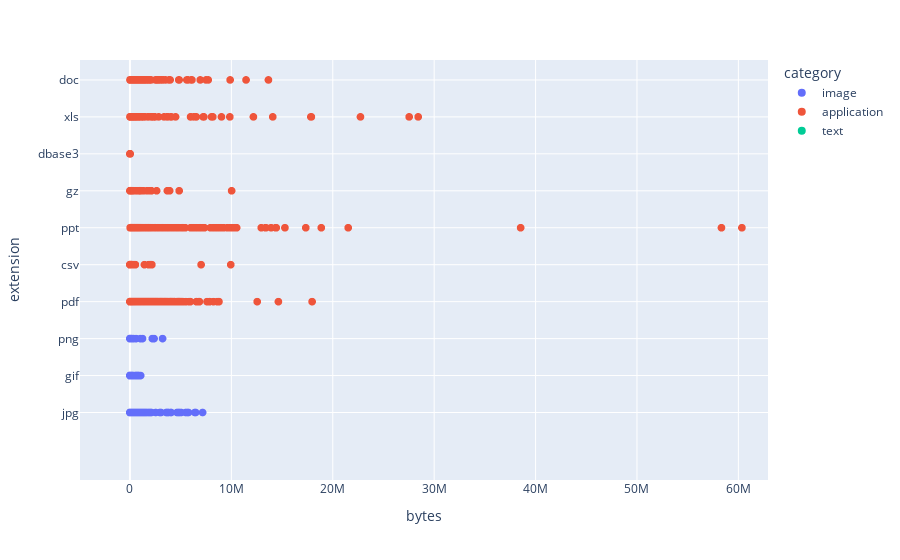

The notebook cell saved with this chart:
### Code cell
import plotly.express as px
fig = px.scatter(df, x='bytes', y='extension', color='category',height=600)
fig.update_traces(marker_size=8)
fig.update_layout(scattermode="group", scattergap=.25)
fig.show()

### Figure 1 — Plotly figure (JSON) as saved in the notebook; plotly's stock layout.template omitted (floating-point values rounded to 4 significant figures; data arrays with more than 128 entries replaced by an {"elided": "..."} marker saying what was removed)
{"data": [{"hovertemplate": "category=image<br>bytes=%{x}<br>extension=%{y}<extra></extra>", "legendgroup": "image", "marker": {"color": "#636efa", "size": 8, "symbol": "circle"}, "mode": "markers", "name": "image", "showlegend": true, "type": "scattergl", "x": {"elided": "1461 int values"}, "xaxis": "x", "y": {"elided": "1461 str values"}, "yaxis": "y"}, {"hovertemplate": "category=application<br>bytes=%{x}<br>extension=%{y}<extra></extra>", "legendgroup": "application", "marker": {"color": "#EF553B", "size": 8, "symbol": "circle"}, "mode": "markers", "name": "application", "showlegend": true, "type": "scattergl", "x": {"elided": "5156 int values"}, "xaxis": "x", "y": {"elided": "5156 str values"}, "yaxis": "y"}, {"hovertemplate": "category=text<br>bytes=%{x}<br>extension=%{y}<extra></extra>", "legendgroup": "text", "marker": {"color": "#00cc96", "size": 8, "symbol": "circle"}, "mode": "markers", "name": "text", "showlegend": true, "type": "scattergl", "x": {"elided": "3259 int values"}, "xaxis": "x", "y": {"elided": "3259 str values"}, "yaxis": "y"}], "layout": {"autosize": true, "legend": {"title": {"text": "category"}, "tracegroupgap": 0}, "margin": {"t": 60}, "scattergap": 0.25, "scattermode": "group", "xaxis": {"anchor": "y", "autorange": false, "domain": [0, 1], "range": [-4926000.0, 62920000.0], "title": {"text": "bytes"}, "type": "linear"}, "yaxis": {"anchor": "x", "autorange": false, "domain": [0, 1], "range": [-1.827, 9.54], "title": {"text": "extension"}, "type": "category"}}}
